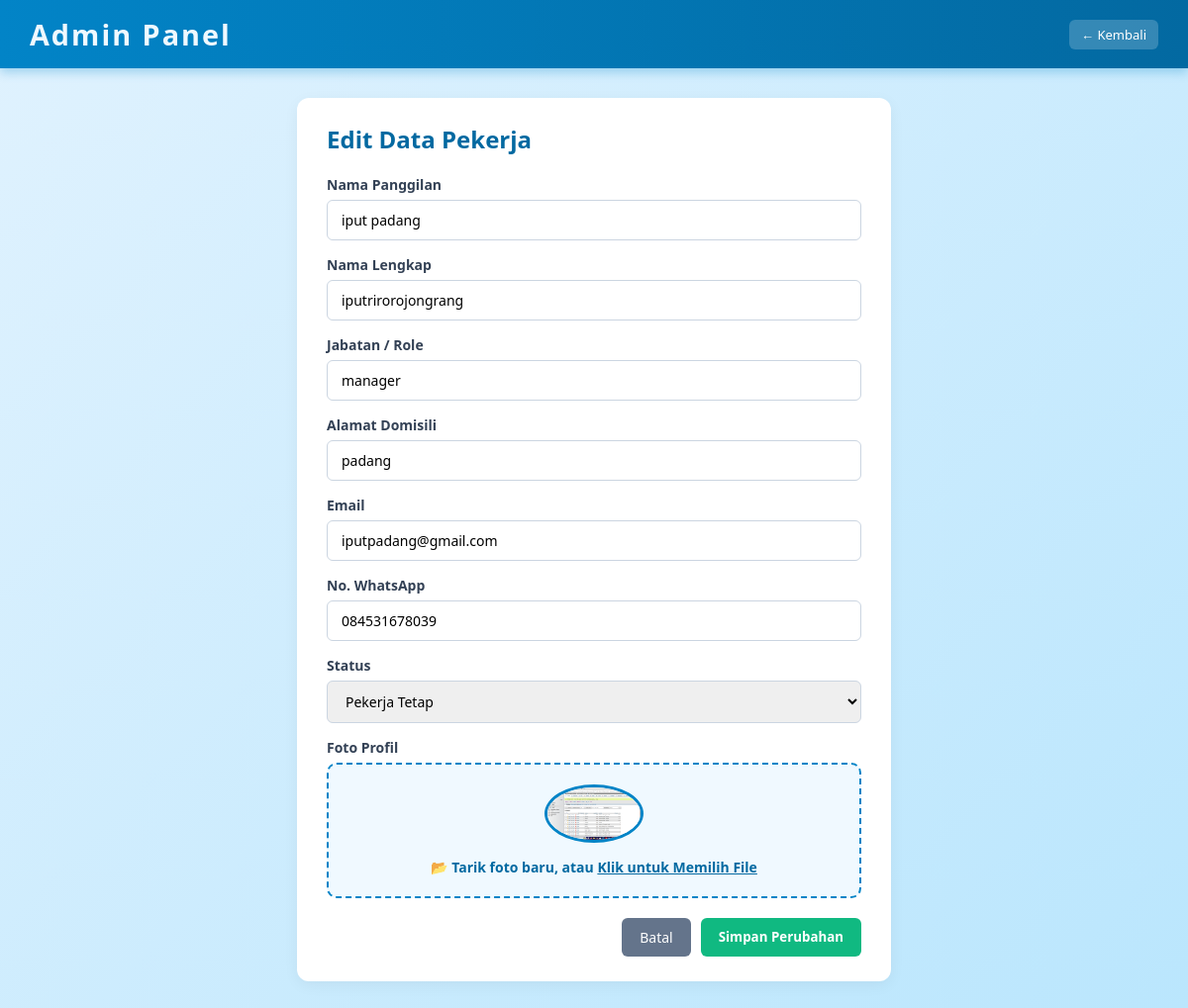
The app's page /aplikasi-pkl/edit.php?id=5 (signed in) with its own data.
### tables this page shows
CREATE TABLE `pekerja` (
  `id` int(11) NOT NULL,
  `nama_pendek` varchar(50) NOT NULL,
  `nama_lengkap` varchar(100) NOT NULL,
  `role` varchar(50) NOT NULL,
  `alamat` varchar(255) NOT NULL,
  `email` varchar(100) NOT NULL,
  `password` varchar(255) NOT NULL,
  `no_telp` varchar(30) NOT NULL,
  `status` varchar(30) NOT NULL,
  `foto` text NOT NULL,
  `created_at` timestamp NOT NULL DEFAULT current_timestamp()
);

### aplikasi-pkl/edit.php (the view, shortened to what this page needs)
<?php
include 'koneksi.php';
$id = $_GET['id'] ?? null;
$pekerja = mysqli_fetch_assoc(mysqli_query($conn, "SELECT * FROM pekerja WHERE id = '$id'"));
?>
<!DOCTYPE html>
<html lang="id">
<head>
    <link rel="stylesheet" href="user.css">
    <link rel="stylesheet" href="admin.css">
</head>
<body>
    <header class="navbar">
        <h1>Admin Panel</h1>
        <a href="dashboard-admin.php" class="btn-preview">← Kembali</a>
    </header>
    <div class="admin-container" style="max-width: 600px;">
        <h2>Edit Data Pekerja</h2>
        <form method="POST" enctype="multipart/form-data" style="margin-top:20px;">
            <div class="input-group"><label>Nama Panggilan</label><input type="text" name="nama_pendek" value="<?= htmlspecialchars($pekerja['nama_pendek']); ?>" required></div>
            <div class="input-group"><label>Nama Lengkap</label><input type="text" name="nama_lengkap" value="<?= htmlspecialchars($pekerja['nama_lengkap']); ?>" required></div>
            <div class="input-group"><label>Jabatan / Role</label><input type="text" name="role" value="<?= htmlspecialchars($pekerja['role']); ?>" required></div>
            <div class="input-group"><label>Alamat Domisili</label><input type="text" name="alamat" value="<?= htmlspecialchars($pekerja['alamat']); ?>" required></div>
            <div class="input-group"><label>Email</label><input type="email" name="email" value="<?= htmlspecialchars($pekerja['email']); ?>" required></div>
            <div class="input-group"><label>No. WhatsApp</label><input type="text" name="no_telp" value="<?= htmlspecialchars($pekerja['no_telp']); ?>" required></div>
            <div class="input-group">
                <label>Status</label>
                <select name="status" required>
                    <option value="Pekerja Tetap" <?= $pekerja['status'] == 'Pekerja Tetap' ? 'selected' : ''; ?>>Pekerja Tetap</option>
                </select>
            </div>
            <div class="input-group">
                <label>Foto Profil</label>
                <div class="dropzone" id="dropzone" onclick="document.getElementById('file-input').click()">
                    <img id="preview-img" src="<?= htmlspecialchars($pekerja['foto']); ?>" alt="Preview" style="margin:0 auto 10px auto;">
                    <p id="dropzone-text">📂 Tarik foto baru, atau <u>Klik untuk Memilih File</u></p>
                </div>
            </div>
            <div class="form-actions" style="margin-top:20px;">
                <a href="dashboard-admin.php" class="btn-batal">Batal</a>
                <button type="submit" class="btn-simpan">Simpan Perubahan</button>
            </div>
        </form>
    </div>
</body>
</html>

### aplikasi-pkl/user.css (style rules this page uses)
* { margin: 0; padding: 0; box-sizing: border-box; font-family: 'Segoe UI', Tahoma, sans-serif; }
body { background: linear-gradient(135deg, #e0f2fe 0%, #bae6fd 100%); color: #0369a1; min-height: 100vh; overflow-x: hidden; }
.navbar { display: flex; justify-content: space-between; align-items: center; background: linear-gradient(90deg, #0284c7 0%, #0369a1 100%); padding: 15px 30px; box-shadow: 0 4px 10px rgba(2, 132, 199, 0.3); }
.navbar h1 { color: #f0f9ff; font-size: 1.8em; letter-spacing: 2px; }

### aplikasi-pkl/admin.css (style rules this page uses)
body { background-color: #f4f6f9; font-family: 'Segoe UI', Tahoma, sans-serif; margin: 0; padding: 0; }
.admin-container { max-width: 1000px; margin: 30px auto; background: #ffffff; padding: 25px 30px; border-radius: 12px; box-shadow: 0 4px 15px rgba(0, 0, 0, 0.05); }
.input-group { margin-bottom: 15px; display: flex; flex-direction: column; }
.input-group label { font-weight: 600; margin-bottom: 6px; color: #334155; font-size: 14px; }
.input-group input, .input-group select { padding: 10px 14px; border: 1px solid #cbd5e1; border-radius: 6px; font-size: 14px; outline: none; }
.form-actions { display: flex; justify-content: flex-end; gap: 10px; }
.dropzone { border: 2px dashed #0284c7; border-radius: 10px; padding: 20px; text-align: center; background-color: #f0f9ff; cursor: pointer; transition: all 0.3s ease; }
.dropzone p { margin: 0; color: #0369a1; font-weight: 600; font-size: 14px; }
.dropzone img { max-height: 100px; max-width: 100px; object-fit: cover; border-radius: 50%; border: 3px solid #0284c7; }
.btn-preview { background-color: rgba(255, 255, 255, 0.2); color: white; padding: 6px 12px; border-radius: 6px; text-decoration: none; font-size: 13px; }
.btn-simpan { background-color: #10b981; color: white; padding: 10px 18px; border: none; border-radius: 6px; font-weight: 600; cursor: pointer; }
.btn-batal { background-color: #64748b; color: white; padding: 10px 18px; border-radius: 6px; text-decoration: none; font-size: 14px; }

### records on screen
pekerja: nama_pendek "iput padang", nama_lengkap "iputrirorojongrang", role "manager", alamat "padang", email "iputpadang@gmail.com", no_telp "084531678039", status "Pekerja Tetap", foto (picture)
